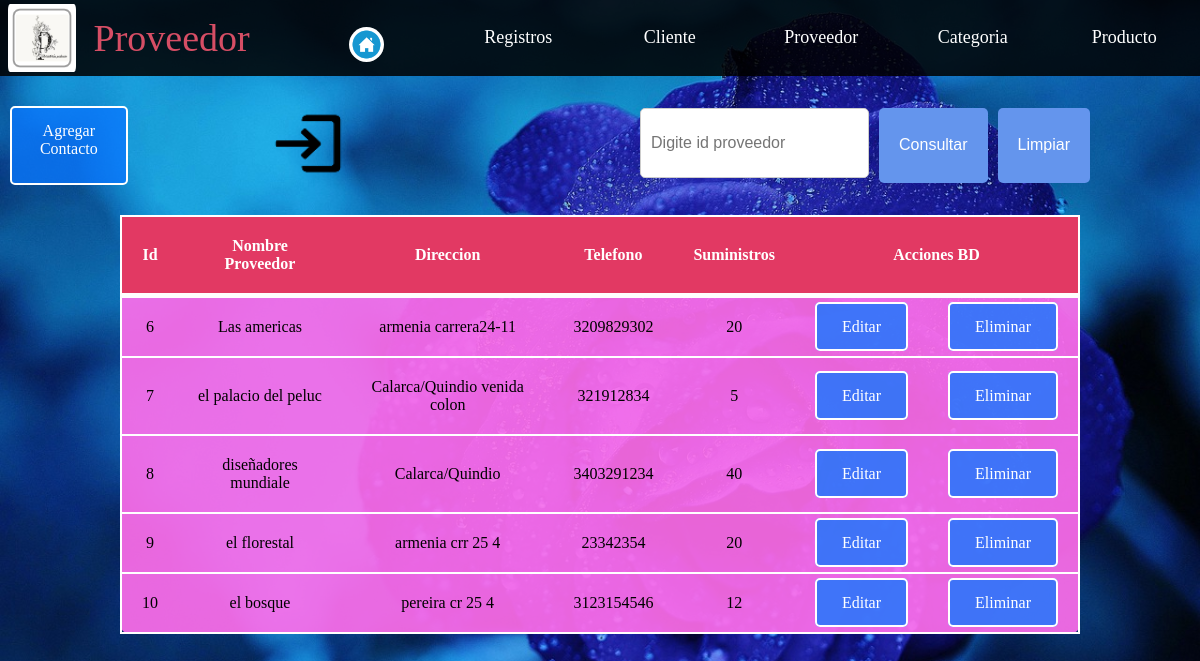
Page /proveedor.php (signed in) on the committed database.
### tables this page shows
CREATE TABLE `proveedor` (
  `id_prov` int(15) NOT NULL,
  `nom_prov` varchar(20) NOT NULL,
  `dir_prov` varchar(30) NOT NULL,
  `tel_prov` bigint(15) NOT NULL,
  `sumi_prov` varchar(30) NOT NULL
);

### proveedor.php (the view, shortened to what this page needs)
<!DOCTYPE html>
<html lang="es">
<head>
    <link rel="stylesheet" href="./css/estilyooo.css">
    <link rel="stylesheet" href="./css/estilocrud2.css">
</head>
<body id="fondoprodu">
<header>
        <nav class="menuprincipal">
            <ul class="menu">
                <div id="position-logo"> <img src="imagenes/logo.jpeg" alt=""><h2> Proveedor</div>
                <li><a href="view/inicio.php"><img src="imagenes/house.png" alt=""></a></li>
                <li><a href="iniciocrud.php">Registros</a></li>
                <li><a href="usuariocrud.php">Cliente</a></li>
                <li><a href="proveedor.php">Proveedor</a></li>
                <li><a href="categoria.php">Categoria</a></li>
                <li><a href="producto.php">Producto</a></li>
            </ul>
        </nav>
    </header>
         <div id="buscardor">
                <a href="crud-proveedor/formulario-agregar-contacto.php" class="dir-a">Agregar Contacto</a>
                <div class="salida">
     <a href="./cerrarsesion.php"><img src="./imagenes/salida.png" alt="" height="75" width="80"></a>
    </div>
                <div id="buscador">
                        <form action="crud-proveedor/consultar-contacto.php" method="POST" class="search-container">
                        <input type="text" class="search-input"   name="id_prov" placeholder="Digite id proveedor">
                        <button type="submit" class="button0" value="Consultar">Consultar </button>
                        <button type="reset" class="button0" value="Limpiar">Limpiar    </button>
                        </form>
                </div>
        </div>
    <table>
             <thead>
                      <tr>
                             <th>Id</th>
                             <th>Nombre Proveedor</th>
                              <th>Direccion</th>
                             <th>Telefono</th>
                             <th>Suministros</th>
                             <th colspan="2">Acciones BD</th>
                      </tr>
             </thead>
 </body>
</html>
<?php
    $connect=conexion();
    $sql= "SELECT* FROM proveedor";
    $resultado=mysqli_query($connect,$sql);
?>
<tbody>
    <?php
    $filas=mysqli_fetch_assoc($resultado);
    ?>
    <tr>
        <td><?php echo $filas ['id_prov'] ?> </td>
        <td><?php echo $filas ['nom_prov'] ?> </td>
        <td><?php echo $filas ['dir_prov'] ?> </td>
        <td><?php echo $filas ['tel_prov'] ?> </td>
        <td><?php echo $filas ['sumi_prov'] ?> </td>
        <td> <a href="crud-proveedor/actualizar-contacto.php?id_prov=<?php echo $filas['id_prov']?>"class="dir-a">Editar</a></td>
        <td> <a href="crud-proveedor/delete-contacto.php?id_prov=<?php echo $filas['id_prov']?>"class="dir-a"> Eliminar</a></td>
    </tr>
</tbody>
<tbody>
    <?php
    while($filas=mysqli_fetch_assoc($resultado)){
    ?>
     <tr>
        <td><?php echo $filas ['id_prov'] ?> </td>
        <td><?php echo $filas ['nom_prov'] ?> </td>
        <td><?php echo $filas ['dir_prov'] ?> </td>
        <td><?php echo $filas ['tel_prov'] ?> </td>
        <td><?php echo $filas ['sumi_prov'] ?> </td>
        <td> <a href="crud-proveedor/actualizar-contacto.php?id_prov=<?php echo $filas['id_prov']?>"class="dir-a">Editar</a></td>
        <td> <a href="crud-proveedor/delete-contacto.php?id_prov=<?php echo $filas['id_prov']?>"class="dir-a"> Eliminar</a></td>
    </tr>
        <?php
    }
        ?>
</tbody>
<!DOCTYPE html>
<html lang="es">
<head>
    <link rel="stylesheet" href="css/estilo-crud2.css">
</head>
<body>
</body>
</html>

### css/estilyooo.css (style rules this page uses)
* { margin: 0; padding: 0; box-sizing: border-box; }
header { width: 100%; height: 2cm; background: rgba(0, 0, 0, 0.625); z-index: 100; position: sticky; top: 0; }
.menuprincipal { display: flex; width: 100%; height: 2cm; background: rgba(0, 0, 0, 0.625); }
.menu { height: 2cm; display:flex; width: 100%; justify-content: space-between; }
.menu #position-logo { height: 2cm; display:flex; width: 100%; margin-right: 0cm; }
.menu #position-logo h2 { font-size:38px; color:#d64e65 ; font-weight: 100; padding: 1rem 10px; overflow: hidden; width: 100%; display: flex; }
.menu #position-logo img { padding: 4px 8px; border-radius: 10px; }
.menu li { list-style: none; height: 100%; width: 50%; padding: 1.7rem 4px; text-align: center; }
.menu li a { text-decoration: none; color: white; font-size: 18px; height: 100%; width: 100%; overflow: hidden; text-align: center; }
.menu li a img { color: white; height: 35px; overflow: hidden; text-align: center; background-color:white ; border-radius: 50%; }
.salida { width: 60%; display: flex; justify-content: center; }
#buscardor { display: flex; justify-content: space-evenly; }

### css/estilocrud2.css (style rules this page uses)
* { box-sizing: border-box; margin: 0; padding: 0; }
#fondoprodu { background-image: url(../imagenes/fondo2.jpg); background-size: cover; }
table { background-color: #ff6eece8; text-align: center; width:80%; border-collapse: collapse; margin:auto ; border: 2px solid white; border-radius: 10px; }
th, td { padding:20px; border-bottom: 2px solid white; }
thead { background-color: #e23963; border-bottom:solid 5px #fefefe; color: white; }
.dir-a:link, .dir-a:visited { background-color: #0a78ffc2; color: white; padding: 14px 25px; text-align: center; text-decoration: none; border: 2px solid white; border-radius: 5px; }
.search-container { text-align: center; display: inline-flex; }
.search-input { padding: 10px; width: 400px; border: 2px solid #ccc; border-radius: 5px; font-size: 17px; outline: none; }
.button0 { padding: 10px 20px; background-color:cornflowerblue; color: #fff; border: none; border-radius: 5px; cursor: pointer; font-size: 16px; margin-left: 10px; }
#buscador { display: flex; justify-content: right; margin: 2px auto; width: 100%; }
#buscardor { display: flex; width: 90%; margin: 30px 10px; }
input[type="text"], input[type="email"], input[type="number"], input[type="date"], input[type="password"] { width: 100%; padding: 10px; margin-bottom: 5px; border: 1px solid #ccc; border-radius: 5px; font-size: 16px; }

### css/estilo-crud2.css (style rules this page uses)
* { box-sizing: border-box; margin: 0; padding: 0; }
#fondoprodu { background-image: url(../imagenes/fondo2.jpg); background-size: cover; }
table { background-color: #ff6eece8; text-align: center; width:80%; border-collapse: collapse; margin:auto ; border: 2px solid white; border-radius: 10px; }
th, td { padding:20px; border-bottom: 2px solid white; }
thead { background-color: #e23963; border-bottom:solid 5px #fefefe; color: white; }
.dir-a:link, .dir-a:visited { background-color: #0a78ffc2; color: white; padding: 14px 25px; text-align: center; text-decoration: none; border: 2px solid white; border-radius: 5px; }
.search-container { text-align: center; display: inline-flex; }
.search-input { padding: 10px; width: 400px; border: 2px solid #ccc; border-radius: 5px; font-size: 17px; outline: none; }
.button0 { padding: 10px 20px; background-color:cornflowerblue; color: #fff; border: none; border-radius: 5px; cursor: pointer; font-size: 16px; margin-left: 10px; }
#buscador { display: flex; justify-content: right; margin: 2px auto; width: 100%; }
#buscardor { display: flex; width: 90%; margin: 30px 10px; }
input[type="text"], input[type="email"], input[type="number"], input[type="date"], input[type="password"] { width: 100%; padding: 10px; margin-bottom: 5px; border: 1px solid #ccc; border-radius: 5px; font-size: 16px; }

### rows in the picture
proveedor: id_prov "6", nom_prov "Las americas", dir_prov "armenia carrera24-11", tel_prov "3209829302", sumi_prov "20"
proveedor: id_prov "7", nom_prov "el palacio del peluc", dir_prov "Calarca/Quindio venida colon", tel_prov "321912834", sumi_prov "5"
proveedor: id_prov "8", nom_prov "diseñadores mundiale", dir_prov "Calarca/Quindio", tel_prov "3403291234", sumi_prov "40"
proveedor: id_prov "9", nom_prov "el florestal", dir_prov "armenia crr 25 4", tel_prov "23342354", sumi_prov "20"
proveedor: id_prov "10", nom_prov "el bosque", dir_prov "pereira cr 25 4", tel_prov "3123154546", sumi_prov "12"
